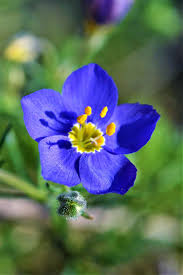
#> input picture src/data/BlueBowl_01.jpg, 183 x 275 px
$ python -i filters.py   (imports and definitions only)   (older library calls are emulated)
#> lines starting #> are read from the running program, lines starting #| are printed output that depends on the picture
#> further down, picture is the input picture: shape (275, 183, 3); mean B, G, R 99.1, 104.7, 87.2
import cv2
import numpy as np

def filtro_blur(img, ksize=(5,5)):
    return cv2.blur(img, ksize)

def filtro_gaussiano(img, ksize=(5,5), sigma=0):
    return cv2.GaussianBlur(img, ksize, sigma)

def filtro_sharpen(img, kernel=None):
    if kernel is None:
        kernel = np.array([[0, -1,  0],
                           [-1,  5, -1],
                           [0, -1,  0]])
    return cv2.filter2D(img, ddepth=0, kernel=kernel)

def filtro_mediana(img, ksize=5):
    return cv2.medianBlur(img, ksize)

def filtro_laplaciano(img, ksize=3):
    gray = cv2.cvtColor(img, cv2.COLOR_BGR2GRAY) if len(img.shape)==3 else img
    return cv2.Laplacian(gray, cv2.CV_64F, ksize=ksize)

def borde_sobel(img, direccion='x', ksize=3):
#> called with direccion = 'x', ksize = 3
    gray = cv2.cvtColor(img, cv2.COLOR_BGR2GRAY) if len(img.shape)==3 else img
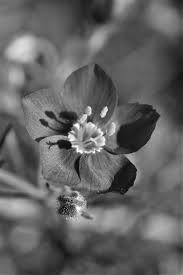
#> gray: shape (275, 183); min 4, max 255, mean 98.8
    if direccion=='x':
        return cv2.Sobel(gray, cv2.CV_64F, 1, 0, ksize=ksize)
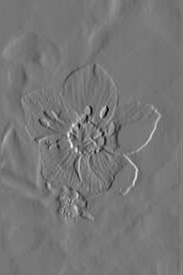
#> returned value: shape (275, 183) float64; min -614, max 699, mean -1; drawn with min black and max white
    elif direccion=='y':
        return cv2.Sobel(gray, cv2.CV_64F, 0, 1, ksize=ksize)
    else:
        return cv2.Sobel(gray, cv2.CV_64F, 1, 1, ksize=ksize)

def borde_prewitt(img):
    gray = cv2.cvtColor(img, cv2.COLOR_BGR2GRAY) if len(img.shape)==3 else img
    kernelx = np.array([[1,0,-1],[1,0,-1],[1,0,-1]], dtype=int)
    kernely = np.array([[1,1,1],[0,0,0],[-1,-1,-1]], dtype=int)
    grad_x = cv2.filter2D(gray, cv2.CV_64F, kernelx)
    grad_y = cv2.filter2D(gray, cv2.CV_64F, kernely)
    return cv2.addWeighted(grad_x, 0.5, grad_y, 0.5, 0)

def borde_canny(img, umbral1=100, umbral2=200):
    gray = cv2.cvtColor(img, cv2.COLOR_BGR2GRAY) if len(img.shape)==3 else img
    return cv2.Canny(gray, umbral1, umbral2)

>>> import cv2
>>> picture = cv2.imread('../data/BlueBowl_01.jpg')
>>> result = borde_sobel(picture)

$ run again, on src/data/BlueBowl_02.jpg
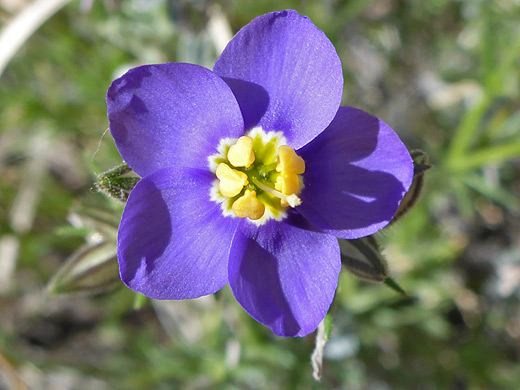
#> input picture src/data/BlueBowl_02.jpg, 520 x 390 px
#> picture is the input picture: shape (390, 520, 3); mean B, G, R 119, 114.2, 117.3
#> in borde_sobel, `gray = cv2.cvtColor(img, cv2.COLOR_BGR2GRAY) if len(img.shape)==3 else..`:
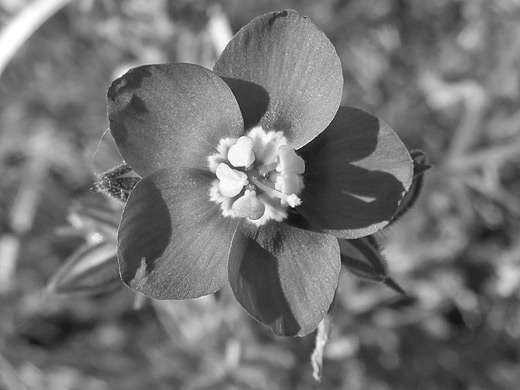
#> gray: shape (390, 520); min 12, max 255, mean 115.6
#> in borde_sobel, `return cv2.Sobel(gray, cv2.CV_64F, 1, 0, ksize=ksize)`:
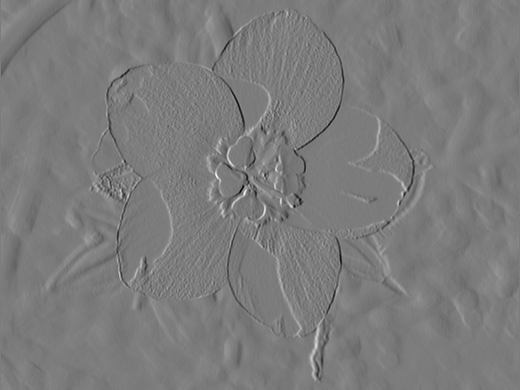
#> returned value: shape (390, 520) float64; min -649, max 684, mean -0.3; drawn with min black and max white

$ run again, on src/data/BlueBowl_03.jpg
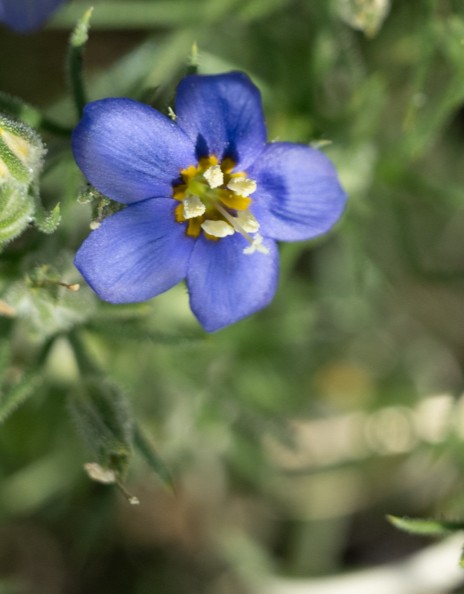
#> input picture src/data/BlueBowl_03.jpg, 464 x 594 px
#> picture is the input picture: shape (594, 464, 3); mean B, G, R 87, 108.9, 98.4
#> in borde_sobel, `gray = cv2.cvtColor(img, cv2.COLOR_BGR2GRAY) if len(img.shape)==3 else..`:
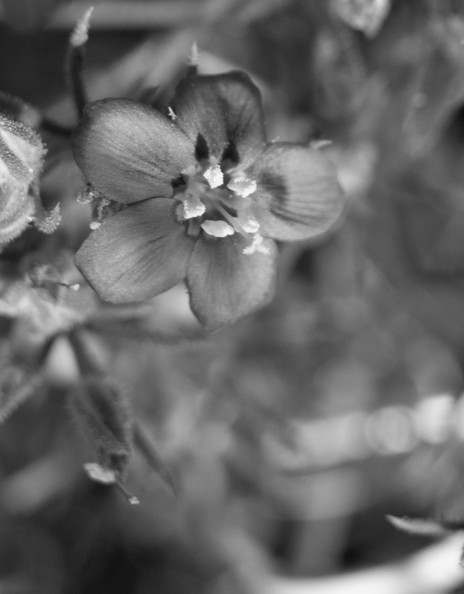
#> gray: shape (594, 464); min 15, max 249, mean 103.3
#> in borde_sobel, `return cv2.Sobel(gray, cv2.CV_64F, 1, 0, ksize=ksize)`:
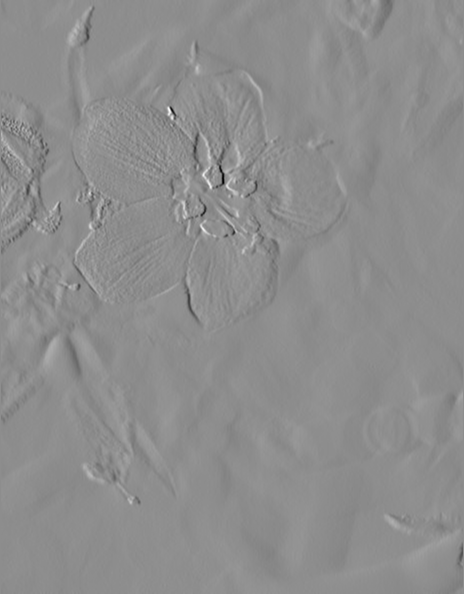
#> returned value: shape (594, 464) float64; min -618, max 494, mean 0.1; drawn with min black and max white

$ run again, on src/data/BlueBowl_04.jpg
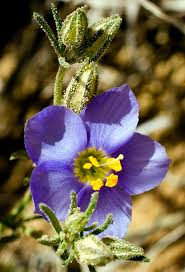
#> input picture src/data/BlueBowl_04.jpg, 185 x 272 px
#> picture is the input picture: shape (272, 185, 3); mean B, G, R 80.7, 100.7, 114
#> in borde_sobel, `gray = cv2.cvtColor(img, cv2.COLOR_BGR2GRAY) if len(img.shape)==3 else..`:
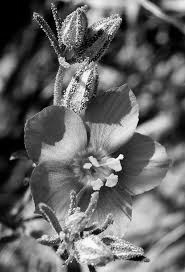
#> gray: shape (272, 185); min 0, max 251, mean 102.4
#> in borde_sobel, `return cv2.Sobel(gray, cv2.CV_64F, 1, 0, ksize=ksize)`:
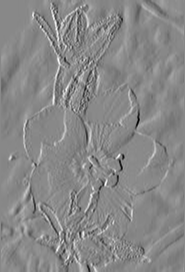
#> returned value: shape (272, 185) float64; min -899, max 786, mean 1.5; drawn with min black and max white
